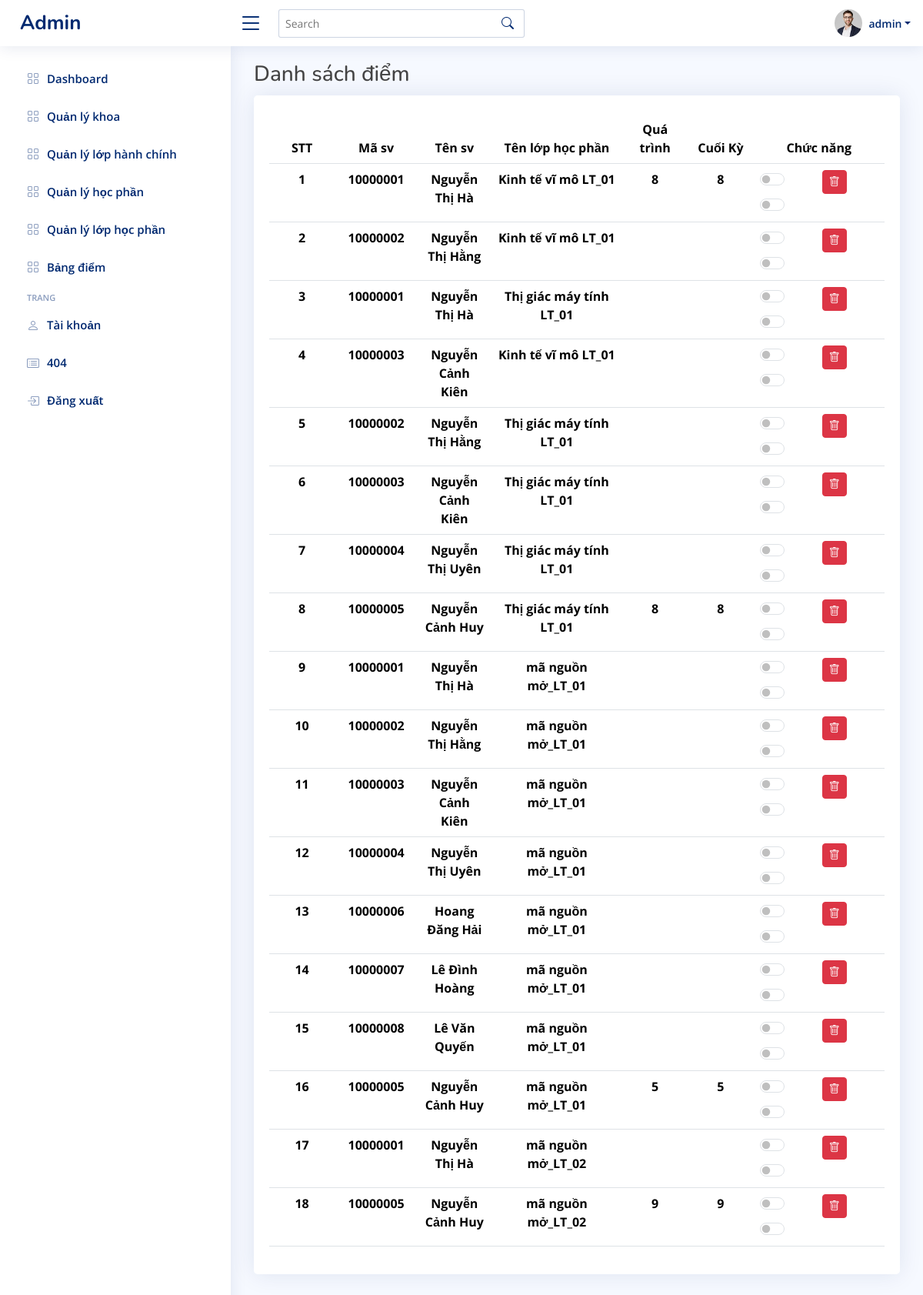
The page /admin/index.php?action=diem (signed in) on the database its author committed.
### tables this page shows
CREATE TABLE `bangdiem` (
  `madiem` int(11) NOT NULL,
  `mahp` int(11) NOT NULL,
  `malhp` int(11) NOT NULL,
  `magv` int(11) NOT NULL,
  `masv` int(11) NOT NULL,
  `quatrinh` float DEFAULT NULL,
  `cuoiky` float DEFAULT NULL,
  `diemthilai` int(11) DEFAULT NULL,
  `sua` int(11) NOT NULL,
  `thilai` int(11) NOT NULL,
  `ngay_tao` varchar(255) NOT NULL,
  `ngay_sua` timestamp NOT NULL DEFAULT current_timestamp()
);

CREATE TABLE `usersv` (
  `idsv` int(11) NOT NULL,
  `usernamesv` varchar(50) NOT NULL,
  `password` varchar(255) NOT NULL,
  `email` varchar(100) NOT NULL,
  `sdt` int(11) NOT NULL,
  `diachi` varchar(255) NOT NULL,
  `congviec` varchar(255) NOT NULL,
  `gioithieu` text NOT NULL,
  `quoctich` varchar(255) NOT NULL,
  `malhc` int(11) NOT NULL,
  `created_at` timestamp NOT NULL DEFAULT current_timestamp() ON UPDATE current_timestamp()
);

CREATE TABLE `qllophocphan` (
  `malhp` int(11) NOT NULL,
  `tenlhp` varchar(255) NOT NULL,
  `hoc_ky` int(11) NOT NULL,
  `mahp` int(11) NOT NULL
);

CREATE TABLE `users` (
  `id` int(11) NOT NULL,
  `username` varchar(50) NOT NULL,
  `password` varchar(255) NOT NULL,
  `email` varchar(100) NOT NULL,
  `created_at` timestamp NOT NULL DEFAULT current_timestamp() ON UPDATE current_timestamp()
);

### admin/modules/trungchuyen/bangdiem.php (the view, shortened to what this page needs)
<?php
$sql_danhsach = "SELECT *
                FROM bangdiem b
                JOIN usergv g
                ON b.magv = g.idgv
                JOIN qllophocphan P
                ON p.malhp = b.malhp
                JOIN usersv s
                ON s.idsv = b.masv
                ORDER BY b.madiem ";
$query_danhsach = mysqli_query($mysqli,$sql_danhsach);
?>
<main id="main" class="main">
    <div class="pagetitle">
        <h3>Danh sách điểm</h3>
    </div>
    <section class="section dashboard">
        <div class="row">
            <div class="col-12">
                <div class="card recend-sales overflow-auto">
                    <div class="card-body mt-4">
                    <?php if ($query_danhsach->num_rows > 0): ?>
                        <table class="table table-broderless datatable">
                            <thead>
                                <tr>
                                    <th class="col-1 text-center">STT</th>
                                    <th class="col-1 text-center">Mã sv</th>
                                    <th class="col-1 text-center">Tên sv</th>
                                    <th class="col-2 text-center">Tên lớp học phần</th>
                                    <th class="col-1 text-center">Quá trình</th>
                                    <th class="col-1 text-center">Cuối Kỳ</th>
                                    <th class="col-2 text-center">Chức năng</th>
                                </tr>
                            </thead>
                            <body>
                                <?php
                                $i = 0;
                                while($row = mysqli_fetch_array($query_danhsach)){
                                    $i++;
                                ?>
                                <tr>
                                    <th class="text-center" scope="row"><?php echo $i ?> </th>
                                    <th class="text-center" scope="row"> <?php echo $row['idsv'] ?> </th>
                                    <th class="text-center" scope="row"> <?php echo $row['usernamesv'] ?> </th>
                                    <th class="text-center" scope="row"> <?php echo $row['tenlhp'] ?> </th>
                                    <th class="text-center" scope="row"> <?php echo $row['quatrinh'] ?> </th>
                                    <th class="text-center" scope="row"> <?php echo $row['cuoiky'] ?> </th>
                                    <td class="text-center">
                                        <div class="form-check form-switch">
                                        <input type="checkbox" class="form-check-input" title="Cấp quyền sửa điểm" onchange="updateSua(<?php echo $row['madiem']; ?>, this.checked);" <?php echo ($row['sua'] == 1) ? 'checked' : ''; ?>>
                                        <a href="javascript:void(0);" onclick="confirmDeletion(<?php echo $row['madiem']; ?>);" class="btn btn-danger btn-sm" title="xóa"><i class="bi bi-trash"></i></a>
                                        </div>
                                        <div class="form-check form-switch">
                                        <input type="checkbox" class="form-check-input" title="Cấp quyền sửa điểm thi lại" onchange="updatethilai(<?php echo $row['madiem']; ?>, this.checked);" <?php echo ($row['thilai'] == 1) ? 'checked' : ''; ?>>
                                        </div>
                                    </td>
                                </tr>
                                <?php
                                }
                                ?>
                            </body>
                        </table>
                        <?php else: ?>
<h1>Chưa có học sinh nào đăng ký lớp học phần</h1>
<?php endif; ?>
                    </div>
                </div>
            </div>
        </div>
    </section>
</main>

### admin/modules/header.php (shortened to what this page needs)
<?php
$sql_danhsach = "SELECT *
               FROM users
               WHERE id LIMIT 1";
$query_danhsach = mysqli_query($mysqli,$sql_danhsach);
?>
<header id="header" class="header fixed-top d-flex align-items-center">
    <div class="d-flex align-items-center justify-content-between">
      <a href="http://localhost/cnpm/admin/" class="logo d-flex align-items-center">
        <span class="d-none d-lg-block">Admin</span>
      </a>
      <i class="bi bi-list toggle-sidebar-btn"></i>
    </div>
    <div class="search-bar">
      <form class="search-form d-flex align-items-center" method="POST" action="#">
        <input type="text" name="query" placeholder="Search" title="Enter search keyword">
        <button type="submit" title="Search"><i class="bi bi-search"></i></button>
      </form>
    </div>
    <nav class="header-nav ms-auto">
      <ul class="d-flex align-items-center">
     <li class="nav-item dropdown pe-3">
     <?php
          while($row = mysqli_fetch_array($query_danhsach)){
          ?>
          <a class="nav-link nav-profile d-flex align-items-center pe-0" href="#" data-bs-toggle="dropdown">
            <img src="assets/img/profile-img.jpg" alt="Profile" class="rounded-circle">
            <span class="d-none d-md-block dropdown-toggle ps-2"><?php echo $row['username'] ?></span>
          </a>
          <?php } ?>
     </li>
      </ul>
    </nav>
  </header>

### admin/assets/css/style.css (style rules this page uses)
:root { scroll-behavior: smooth; }
body { font-family: "Open Sans", sans-serif; background: #f6f9ff; color: #444444; }
a { color: #4154f1; text-decoration: none; }
h1, h2, h3, h4, h5, h6 { font-family: "Nunito", sans-serif; }
#main { margin-top: 60px; padding: 20px 30px; transition: all 0.3s; }
.pagetitle { margin-bottom: 10px; }
.card { margin-bottom: 30px; border: none; border-radius: 5px; box-shadow: 0px 0 30px rgba(1, 41, 112, 0.1); }
.card-body { padding: 0 20px 20px 20px; }
.logo { line-height: 1; }
@media (min-width: 1200px) { .logo { width: 280px; } }
.logo span { font-size: 26px; font-weight: 700; color: #012970; font-family: "Nunito", sans-serif; }
.header { transition: all 0.5s; z-index: 997; height: 60px; box-shadow: 0px 2px 20px rgba(1, 41, 112, 0.1); background-color: #fff; padding-left: 20px; }
.header .toggle-sidebar-btn { font-size: 32px; padding-left: 10px; cursor: pointer; color: #012970; }
.header .search-bar { min-width: 360px; padding: 0 20px; }
.header .search-form { width: 100%; }
.header .search-form input { border: 0; font-size: 14px; color: #012970; border: 1px solid rgba(1, 41, 112, 0.2); padding: 7px 38px 7px 8px; border-radius: 3px; transition: 0.3s; width: 100%; }
.header .search-form button { border: 0; padding: 0; margin-left: -30px; background: none; }
.header .search-form button i { color: #012970; }
.header-nav ul { list-style: none; }
.header-nav>ul { margin: 0; padding: 0; }
.header-nav .nav-profile { color: #012970; }
.header-nav .nav-profile img { max-height: 36px; }
.header-nav .nav-profile span { font-size: 14px; font-weight: 600; }
@media (min-width: 1200px) { #main, #footer { margin-left: 300px; } }

### rows shown on the page
bangdiem: masv.idsv "10000001", masv.usernamesv "Nguyễn Thị Hà", malhp.tenlhp "Kinh tế vĩ mô LT_01", quatrinh "8", cuoiky "8"
bangdiem: masv.idsv "10000002", masv.usernamesv "Nguyễn Thị Hằng", malhp.tenlhp "Kinh tế vĩ mô LT_01"
bangdiem: masv.idsv "10000001", masv.usernamesv "Nguyễn Thị Hà", malhp.tenlhp "Thị giác máy tính LT_01"
bangdiem: masv.idsv "10000003", masv.usernamesv "Nguyễn Cảnh Kiên", malhp.tenlhp "Kinh tế vĩ mô LT_01"
bangdiem: masv.idsv "10000002", masv.usernamesv "Nguyễn Thị Hằng", malhp.tenlhp "Thị giác máy tính LT_01"
bangdiem: masv.idsv "10000003", masv.usernamesv "Nguyễn Cảnh Kiên", malhp.tenlhp "Thị giác máy tính LT_01"
bangdiem: masv.idsv "10000004", masv.usernamesv "Nguyễn Thị Uyên", malhp.tenlhp "Thị giác máy tính LT_01"
bangdiem: masv.idsv "10000005", masv.usernamesv "Nguyễn Cảnh Huy", malhp.tenlhp "Thị giác máy tính LT_01", quatrinh "8", cuoiky "8"
bangdiem: masv.idsv "10000001", masv.usernamesv "Nguyễn Thị Hà", malhp.tenlhp "mã nguồn mở_LT_01"
bangdiem: masv.idsv "10000002", masv.usernamesv "Nguyễn Thị Hằng", malhp.tenlhp "mã nguồn mở_LT_01"
bangdiem: masv.idsv "10000003", masv.usernamesv "Nguyễn Cảnh Kiên", malhp.tenlhp "mã nguồn mở_LT_01"
bangdiem: masv.idsv "10000004", masv.usernamesv "Nguyễn Thị Uyên", malhp.tenlhp "mã nguồn mở_LT_01"
bangdiem: masv.idsv "10000006", masv.usernamesv "Hoang Đăng Hải", malhp.tenlhp "mã nguồn mở_LT_01"
bangdiem: masv.idsv "10000007", masv.usernamesv "Lê Đình Hoàng", malhp.tenlhp "mã nguồn mở_LT_01"
bangdiem: masv.idsv "10000008", masv.usernamesv "Lê Văn Quyến", malhp.tenlhp "mã nguồn mở_LT_01"
bangdiem: masv.idsv "10000005", masv.usernamesv "Nguyễn Cảnh Huy", malhp.tenlhp "mã nguồn mở_LT_01", quatrinh "5", cuoiky "5"
bangdiem: masv.idsv "10000001", masv.usernamesv "Nguyễn Thị Hà", malhp.tenlhp "mã nguồn mở_LT_02"
bangdiem: masv.idsv "10000005", masv.usernamesv "Nguyễn Cảnh Huy", malhp.tenlhp "mã nguồn mở_LT_02", quatrinh "9", cuoiky "9"
users: username "admin"
